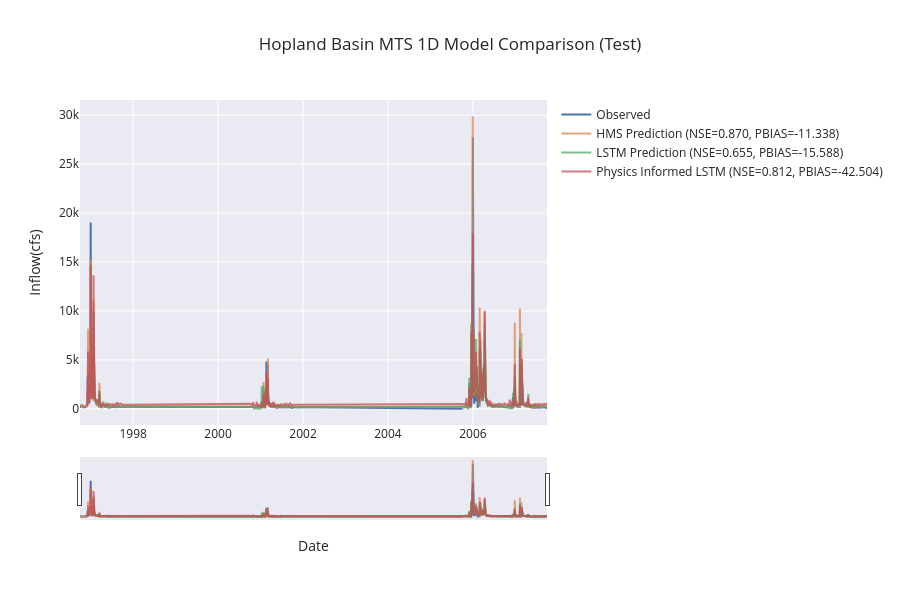

The cell this chart's notebook holds for it:
### Code cell
if not skip_best_model_test:
    plot_timeseries_comparison(source=(no_physics_test_csv_1D, physics_test_csv_1D, path_to_physics_data_1D), title="Hopland Basin MTS 1D Model Comparison (Test)", backend="plotly", metrics=["NSE", "PBIAS"], metrics_out="hopland_mts_test_metrics_1D.csv", ts_out="hopland_mts_test_1D_combined_ts.csv", fig_out="hopland_mts_test_1D_model_comparison.png", legend_font=12, axis_font=22)
else:
    plot_timeseries_comparison(source=combined_df_test_1D, title="Hopland Basin MTS 1D Model Comparison (Test)", backend="plotly", metrics=["NSE", "PBIAS"], metrics_out="hopland_mts_test_metrics_1D.csv", ts_out="hopland_mts_test_1D_combined_ts.csv", fig_out="hopland_mts_test_1D_model_omparison.png", legend_font=12, axis_font=22)

### Figure 1 — Plotly figure (JSON) as saved in the notebook; plotly's stock layout.template omitted (floating-point values rounded to 4 significant figures; data arrays with more than 128 entries replaced by an {"elided": "..."} marker saying what was removed)
{"data": [{"line": {"width": 2}, "mode": "lines", "name": "Observed", "type": "scatter", "x": {"elided": "1460 str values"}, "y": {"elided": "1460 float values"}}, {"line": {"width": 2}, "mode": "lines", "name": "HMS Prediction (NSE=0.870, PBIAS=-11.338)", "opacity": 0.75, "type": "scatter", "x": {"elided": "1460 str values"}, "y": {"elided": "1460 float values"}}, {"line": {"width": 2}, "mode": "lines", "name": "LSTM Prediction (NSE=0.655, PBIAS=-15.588)", "opacity": 0.75, "type": "scatter", "x": {"elided": "1460 str values"}, "y": {"elided": "1460 float values"}}, {"line": {"width": 2}, "mode": "lines", "name": "Physics Informed LSTM (NSE=0.812, PBIAS=-42.504)", "opacity": 0.75, "type": "scatter", "x": {"elided": "1460 str values"}, "y": {"elided": "1460 float values"}}], "layout": {"height": 600, "hovermode": "x unified", "legend": {"bgcolor": "rgba(0,0,0,0)", "font": {"size": 12}, "x": 1.02, "xanchor": "left", "y": 1, "yanchor": "top"}, "margin": {"r": 300}, "title": {"text": "Hopland Basin MTS 1D Model Comparison (Test)"}, "xaxis": {"rangeslider": {"visible": true}, "title": {"text": "Date"}, "type": "date"}, "yaxis": {"title": {"text": "Inflow(cfs)"}}}}
